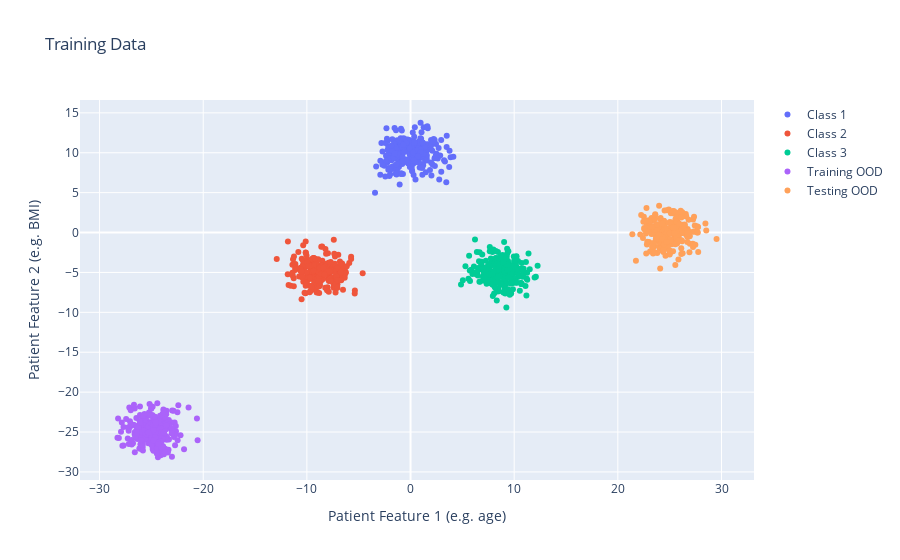

Notebook code for this chart:
### Code cell
labels_names = ['Class 1', 'Class 2', 'Class 3', 'Training OOD', 'Testing OOD']

plot.plot_training_data(
    samples=failure_data['samples'].numpy(),
    labels=failure_data['targets'].numpy(),
    labels_names=labels_names,
    plot_title='Training Data',
    xaxis=dict(title='Patient Feature 1 (e.g. age)'),
    yaxis=dict(title='Patient Feature 2 (e.g. BMI)')
)

### Figure 1 — Plotly figure (JSON) as saved in the notebook; plotly's stock layout.template omitted (floating-point values rounded to 4 significant figures; data arrays with more than 128 entries replaced by an {"elided": "..."} marker saying what was removed)
{"data": [{"marker": {"color": 0}, "mode": "markers", "name": "Class 1", "type": "scatter", "x": {"elided": "250 float values"}, "y": {"elided": "250 float values"}}, {"marker": {"color": 1}, "mode": "markers", "name": "Class 2", "type": "scatter", "x": {"elided": "250 float values"}, "y": {"elided": "250 float values"}}, {"marker": {"color": 2}, "mode": "markers", "name": "Class 3", "type": "scatter", "x": {"elided": "250 float values"}, "y": {"elided": "250 float values"}}, {"marker": {"color": 3}, "mode": "markers", "name": "Training OOD", "type": "scatter", "x": {"elided": "250 float values"}, "y": {"elided": "250 float values"}}, {"marker": {"color": 4}, "mode": "markers", "name": "Testing OOD", "type": "scatter", "x": {"elided": "250 float values"}, "y": {"elided": "250 float values"}}], "layout": {"title": {"text": "Training Data"}, "xaxis": {"title": {"text": "Patient Feature 1 (e.g. age)"}}, "yaxis": {"title": {"text": "Patient Feature 2 (e.g. BMI)"}}}}
